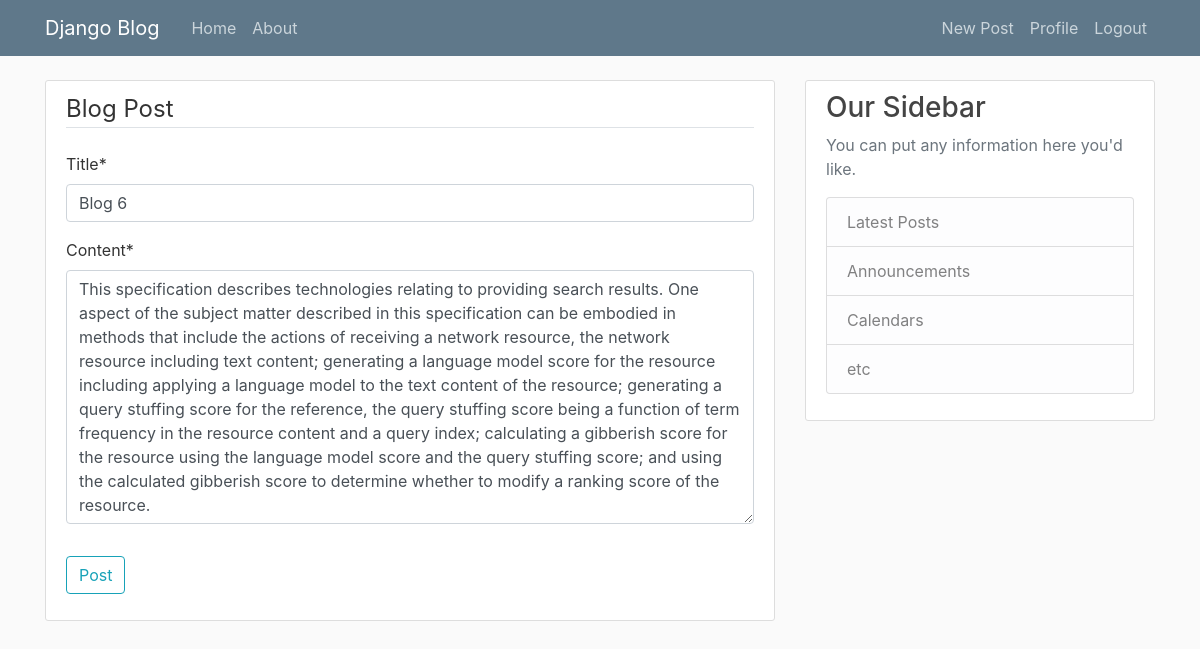
The app's page /post/6/update (signed in) with its own data.
### blog/models.py (models this page shows, shortened)
class Post(models.Model):
    title = models.CharField(max_length=100)
    content = models.TextField()
    date_posted = models.DateField(default=timezone.now)
    author = models.ForeignKey(User,on_delete=models.CASCADE)

### blog/views.py (the view, shortened to what this page needs)
# urls.py: path('post/<int:pk>/update',PostUpdateView.as_view(),name='post-update'),
class PostUpdateView(LoginRequiredMixin, UserPassesTestMixin, UpdateView):
    model = Post
    fields = ['title','content']
    def test_func(self):
        post = self.get_object()
        if self.request.user == post.author:
            return True
        return False

### blog/templates/blog/post_form.html (shortened to what this page needs)
{% extends "blog/base.html" %}
{% load crispy_forms_tags %}
{% block content %}
    <div class="content-section">
        <form method="POST">
            <fieldset class="form-group">
                <legend class="border-bottom mb-4">Blog Post</legend>
                {{ form|crispy }}
            </fieldset>
            <div class="form-group">
                <button class="btn btn-outline-info" type="submit">Post</button>
            </div>
        </form>
    </div>
{% endblock content %}

### blog/static/blog/main.css (style rules this page uses)
body { background: #fafafa; color: #333333; margin-top: 5rem; }
.content-section { background: #ffffff; padding: 10px 20px; border: 1px solid #dddddd; border-radius: 3px; margin-bottom: 20px; }

### records on screen
Post: title "Blog 6", content "This specification describes technologies relating to providing search results. One aspect of the subject matter described in this specification can be embodied in methods that include the actions of receiving a network resource, the network resource including text content; generating a language model score for the resource including applying a language model to the text content of the resource; generating a query stuffing score for the reference, the query stuffing score being a function of term frequency in the resource content and a query index; calculating a gibberish score for the resource using the language model score and the query stuffing score; and using the calculated gibberish…"
